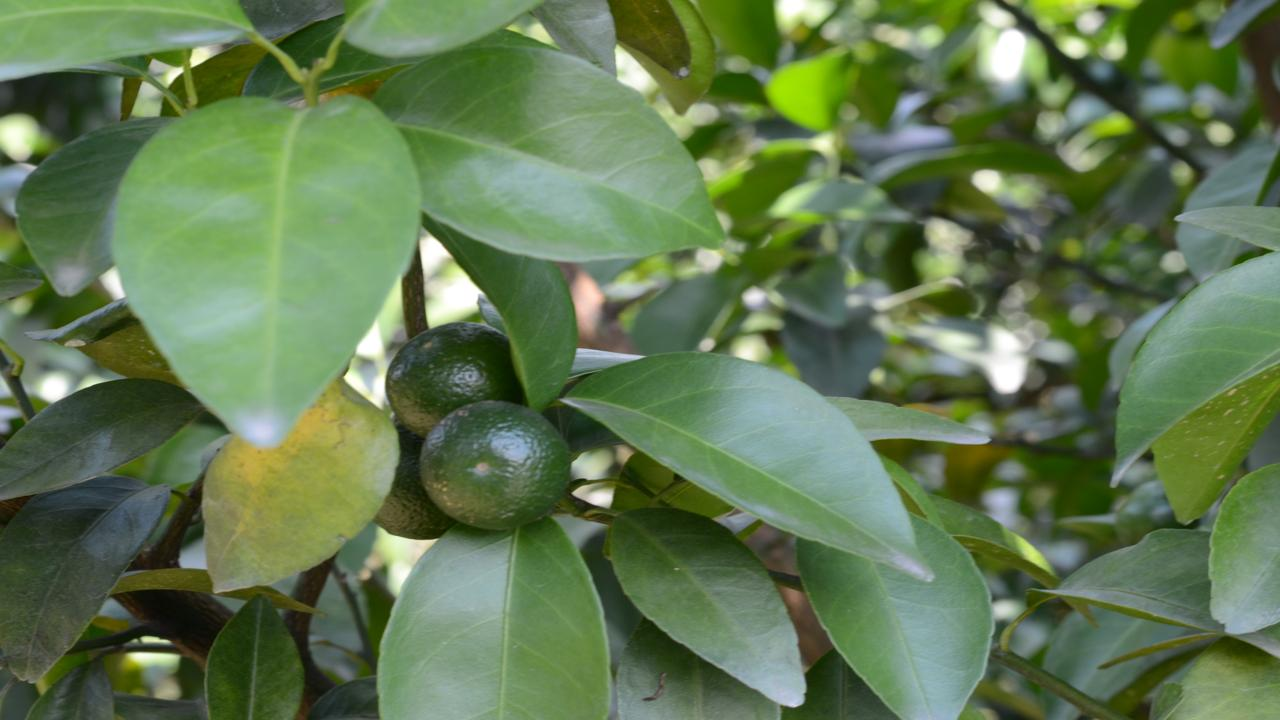
#> input picture maskrcnn/images/train/106.jpeg, 1280 x 720 px; its folder holds only this picture in this run
$ python dataaugment.py
#> lines starting #> are read from the running program, lines starting #| are printed output that depends on the picture
import cv2
import glob
import numpy as np
import json
import os
import random

def mix_jsons(load_data_dir,save_data_dir,hv_flip=False):
    with open(load_data_dir, "r", encoding="UTF-8") as f:
        json_str = f.read()
    your_dict = json.loads(json_str) #json格式转python格式
    your_dict["version"] = "4.5.6"
    your_dict["imageData"]= None #python中None即是null
    your_dict["imagePath"]= os.path.basename(save_data_dir)[:-5]+'.jpg' #获取文件名
    if hv_flip ==True:
        imgH = your_dict["imageHeight"]
        imgW = your_dict["imageWidth"]
        shapes = your_dict["shapes"]  #label保存在shapes属性里面
        for label in range(len(shapes)): #label的总数
            for k in range(len(shapes[label]["points"])): #label中标签点的总数
                shapes[label]["points"][k][0] = imgW - shapes[label]["points"][k][0] #x坐标
                shapes[label]["points"][k][1] = imgH - shapes[label]["points"][k][1] #y坐标
    with open(save_data_dir, "w", encoding="UTF-8") as f1:
        json.dump(your_dict,f1, ensure_ascii=False,indent = 2)

#随机调节亮度和对比度
def contrast_brightness_image(img_dir, a, g):
    src1=cv2.imread(img_dir)
    h, w, ch = src1.shape#获取shape的数值，height和width、通道
    src2 = np.zeros([h, w, ch], src1.dtype)#(色素全为零，输出为全黑图片)
    src3 = np.ones([h, w, ch], src1.dtype)*255#(色素全为255，输出为全白图片)
    i = np.random.random_integers(2,3)
    if i == 2:
        dst = cv2.addWeighted(src1, a, src2, 1-a, g)
    else:
        dst = cv2.addWeighted(src1, a, src3, 1-a, g)
    print(os.path.dirname(img_dir)+"/"+os.path.basename(img_dir)[:-5]+".json",'\n')
    jf = os.path.dirname(img_dir)+"/"+os.path.basename(img_dir)[:-5]+".json"
    jout = os.path.dirname(os.path.dirname(jf))+"/data_augment/"+"cb"+os.path.basename(jf)#[2:]
    print(jout)
    mix_jsons(jf,jout,hv_flip=False)
    print(jout[:-5]+'.jpg')
    cv2.imwrite(jout[:-5]+'.jpg',dst)
    return dst

# [29 lines left out: functions cutout, hv_flip, not called in this run]


def data_augment(img_dir):
#> called with img_dir = 'maskrcnn/images/train/106.jpeg'
    img=cv2.imread(img_dir)
#> img is the input picture: shape (720, 1280, 3); mean B, G, R 81.4, 120.2, 97.1
    print(img)
#> (printed output is left out)
    #cv2.imshow("original",img)
    new1=contrast_brightness_image(img_dir,random.uniform(0.5,0.9),0)
#> in contrast_brightness_image, `dst = cv2.addWeighted(src1, a, src2, 1-a, g)`:
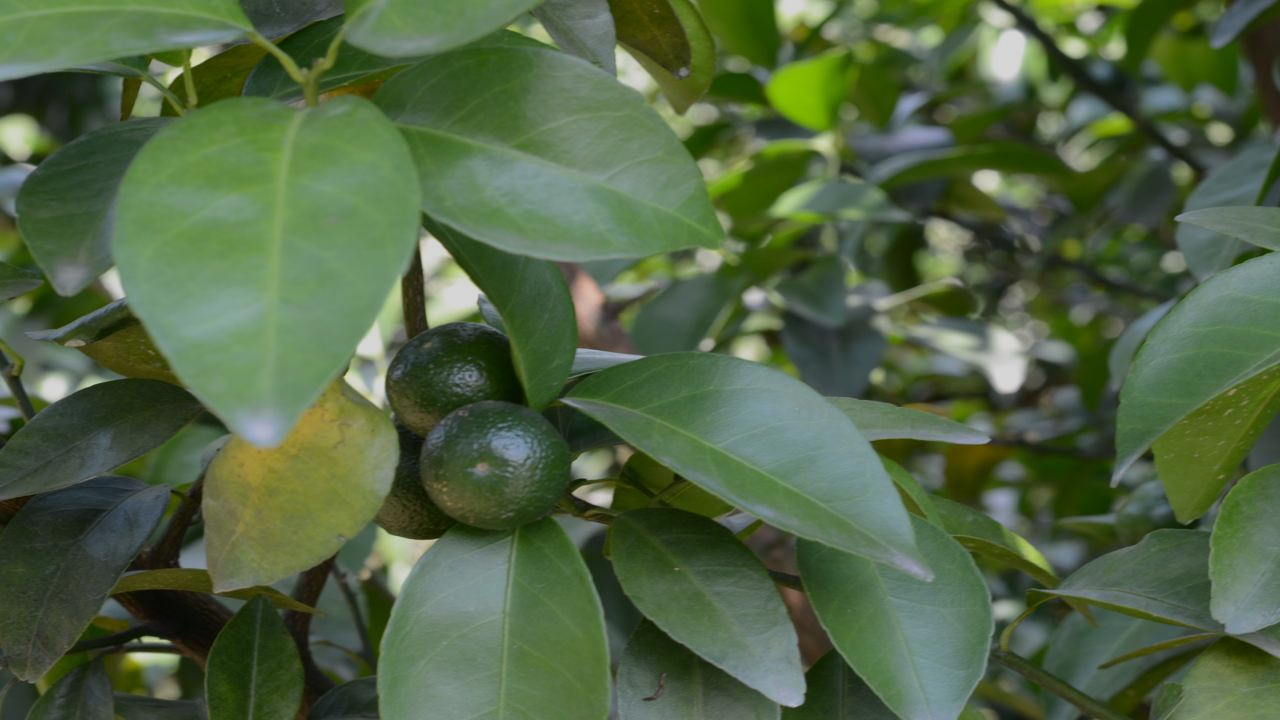
#> dst: shape (720, 1280, 3); mean B, G, R 68.2, 100.7, 81.4
    print(new1)
    #cv2.imshow("con-bri-demo", new1)
    new2=cutout(img_dir,num=10)
    print(new2)
    #cv2.imshow("cutout-demo",new2)
    new3=hv_flip(img_dir)
    print(new3)
    #cv2.imshow("hv-flip-demo",new3)


def main():
    for img_dir in glob.glob(r"D:\BaiduNetdiskDownload\maskrcnn\images\train/"+"*.jpeg"):
        print(img_dir)
        data_augment(img_dir)
        cv2.waitKey(200)
        cv2.destroyAllWindows()
        print('========================================')


if __name__ =="__main__":
#> (the run stopped early here; a loop or call above may not have finished)

$ run again, on maskrcnn/images/train/128.jpeg
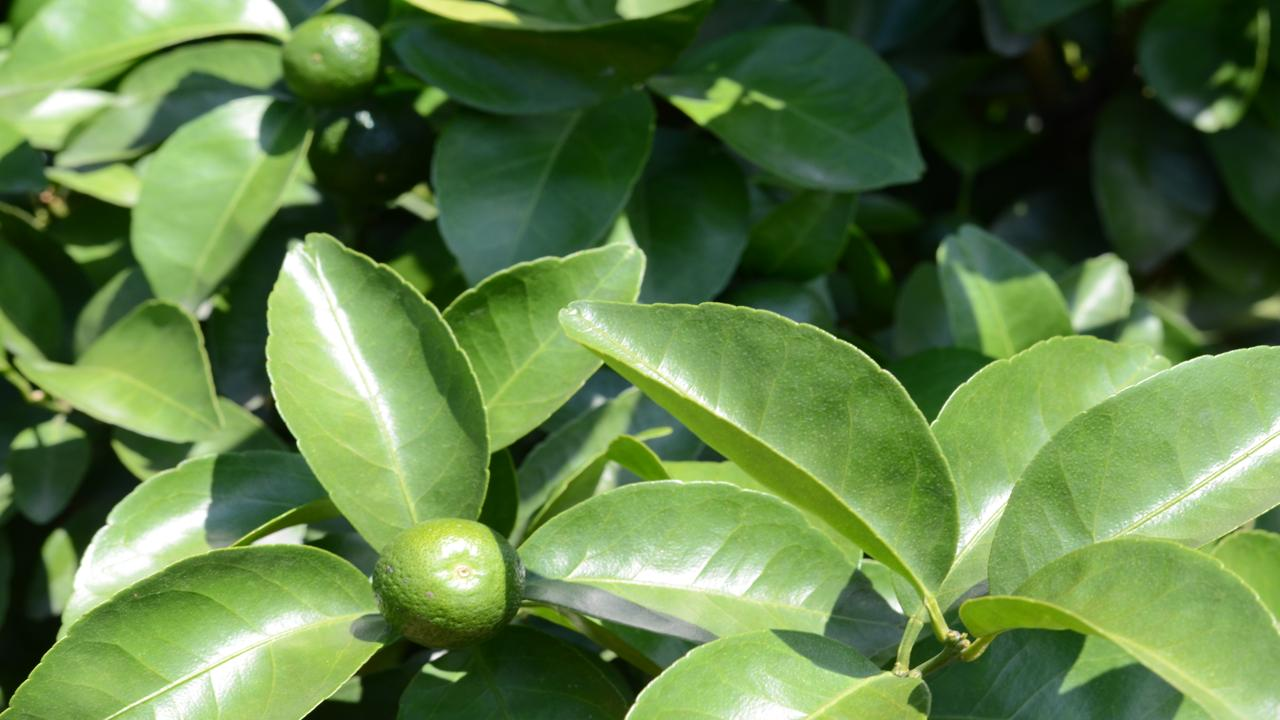
#> input picture maskrcnn/images/train/128.jpeg, 1280 x 720 px
#> in data_augment, img is the input picture: shape (720, 1280, 3); mean B, G, R 69.8, 125.1, 93.9
#> (printed output is left out)
#> in contrast_brightness_image, `dst = cv2.addWeighted(src1, a, src2, 1-a, g)`:
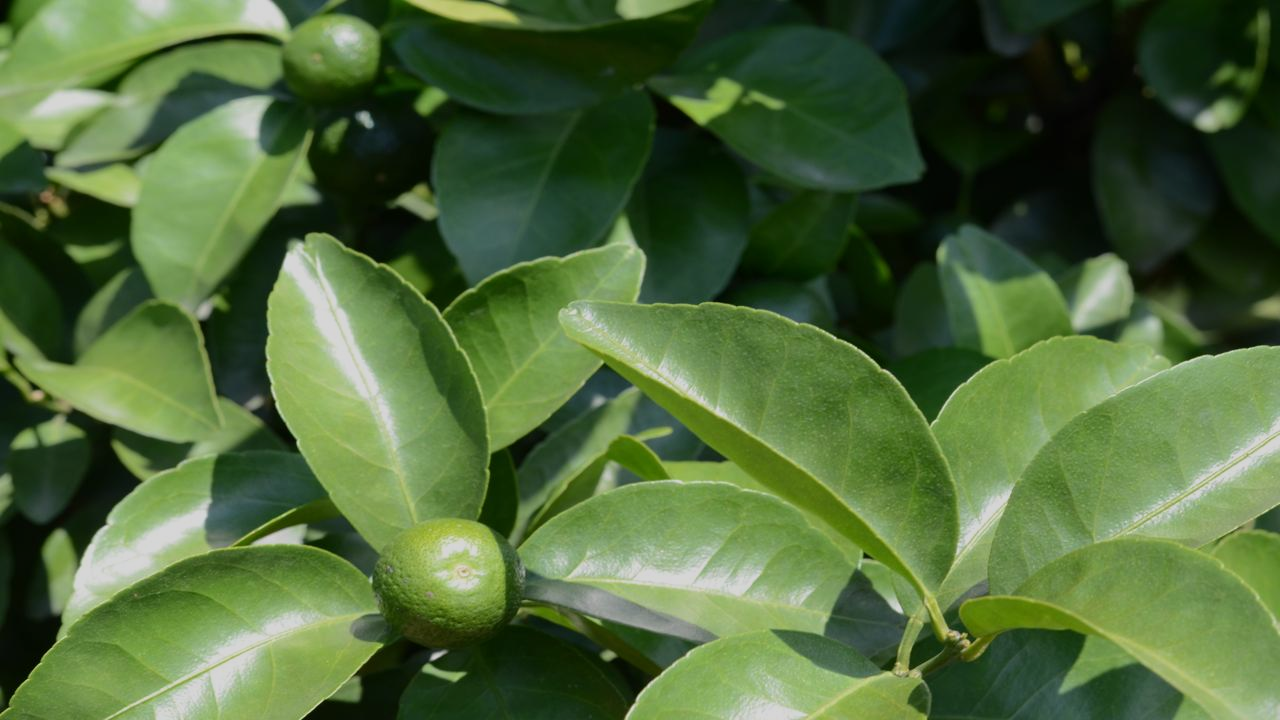
#> dst: shape (720, 1280, 3); mean B, G, R 58.5, 104.8, 78.7

$ run again, on maskrcnn/images/train/132.jpeg
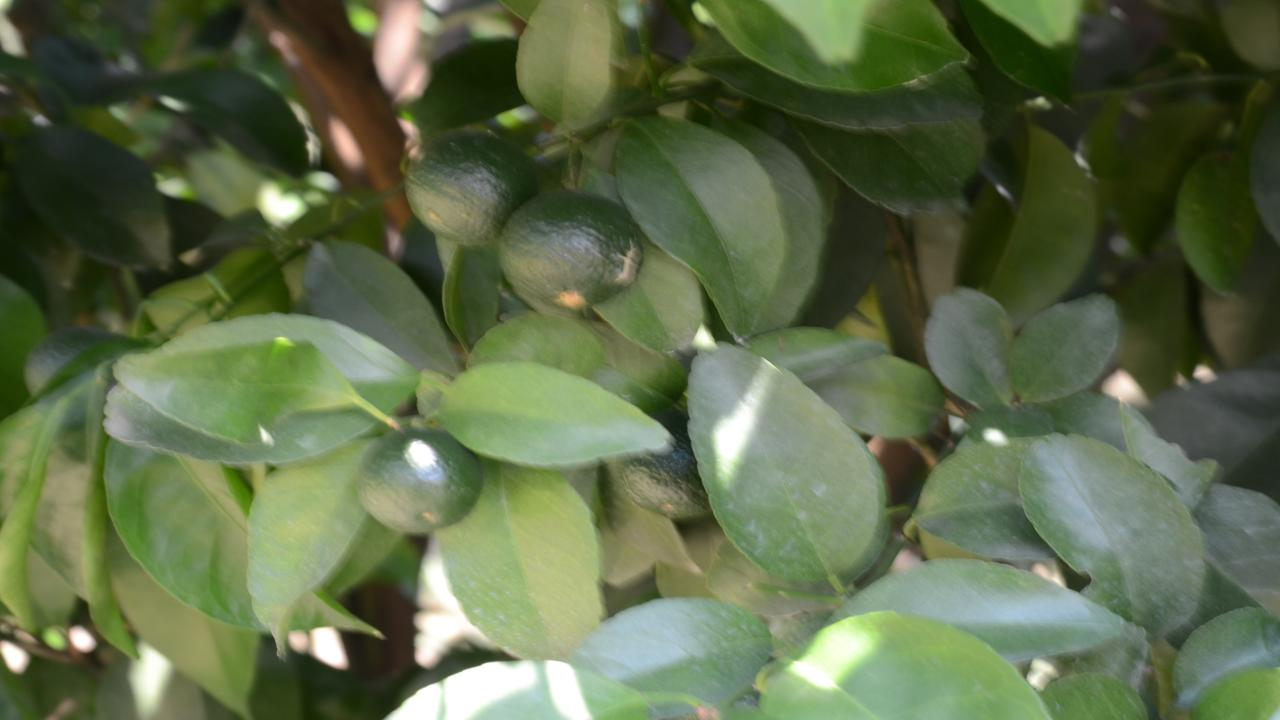
#> input picture maskrcnn/images/train/132.jpeg, 1280 x 720 px
#> in data_augment, img is the input picture: shape (720, 1280, 3); mean B, G, R 73.5, 107.1, 93.3
#> (printed output is left out)
#> in contrast_brightness_image, `dst = cv2.addWeighted(src1, a, src2, 1-a, g)`:
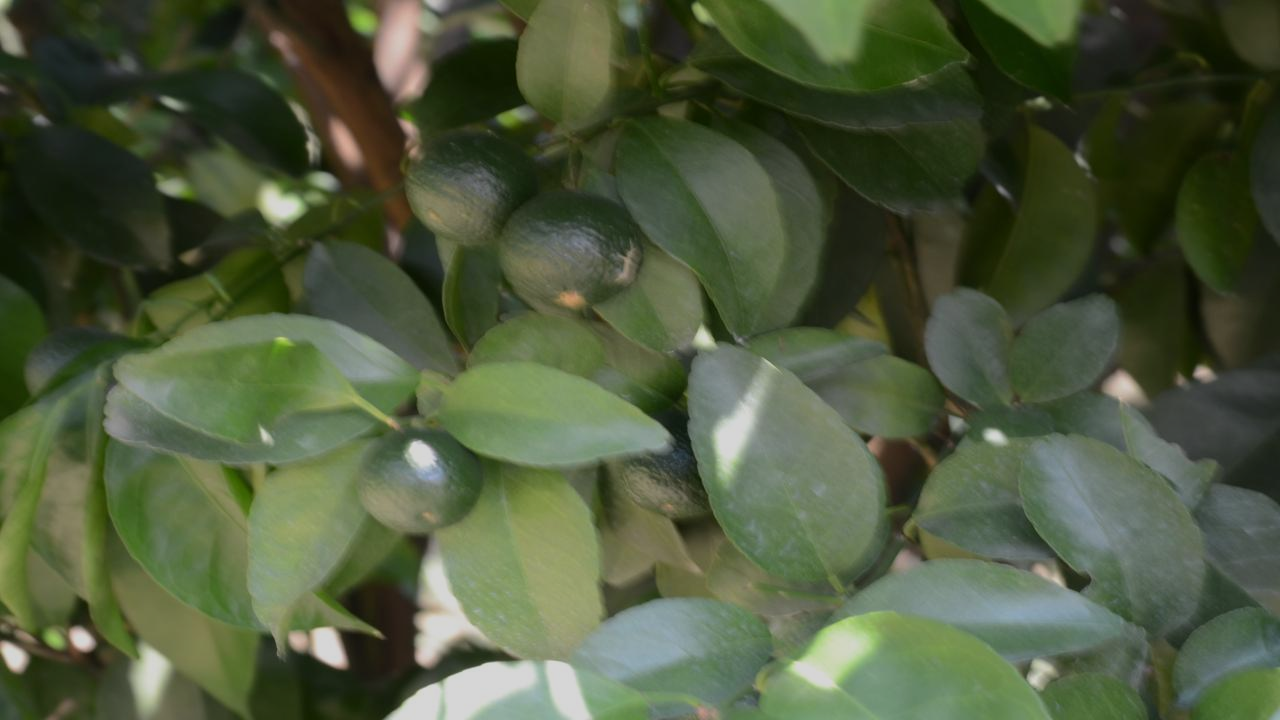
#> dst: shape (720, 1280, 3); mean B, G, R 61.6, 89.8, 78.2

$ run again, on maskrcnn/images/train/140.jpeg
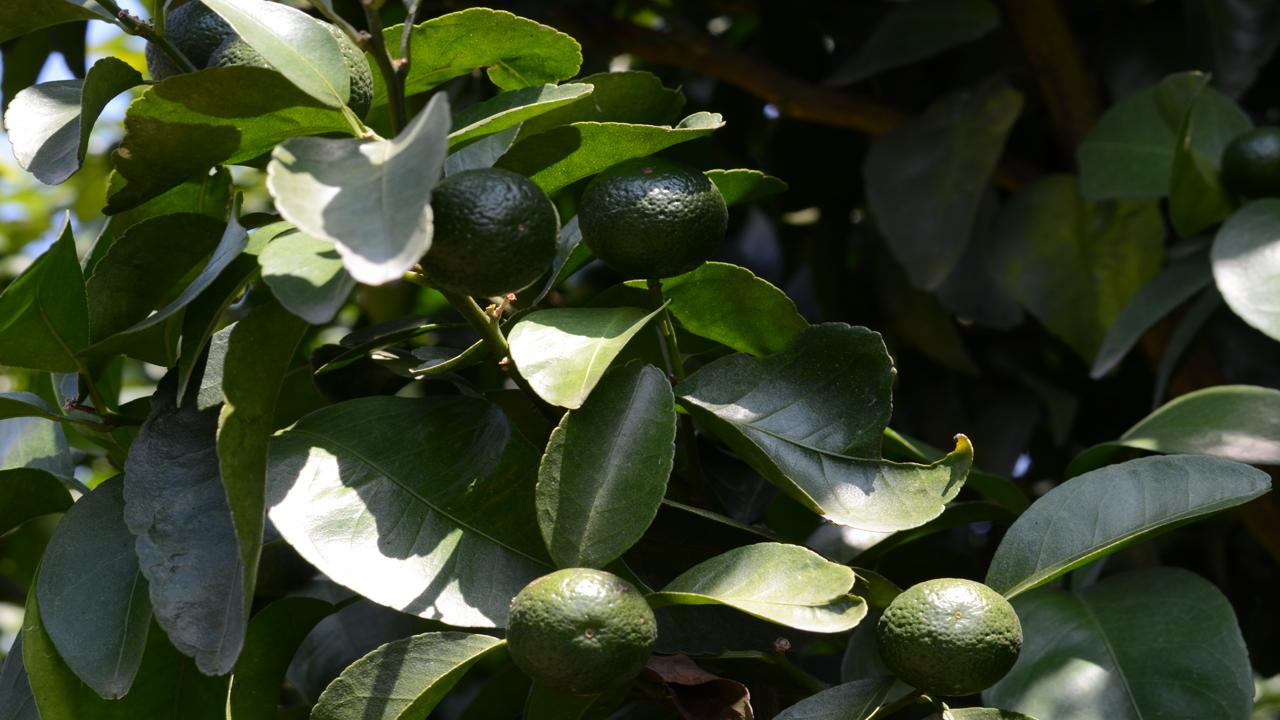
#> input picture maskrcnn/images/train/140.jpeg, 1280 x 720 px
#> in data_augment, img is the input picture: shape (720, 1280, 3); mean B, G, R 41.5, 64.3, 55.2
#> (printed output is left out)
#> in contrast_brightness_image, `dst = cv2.addWeighted(src1, a, src2, 1-a, g)`:
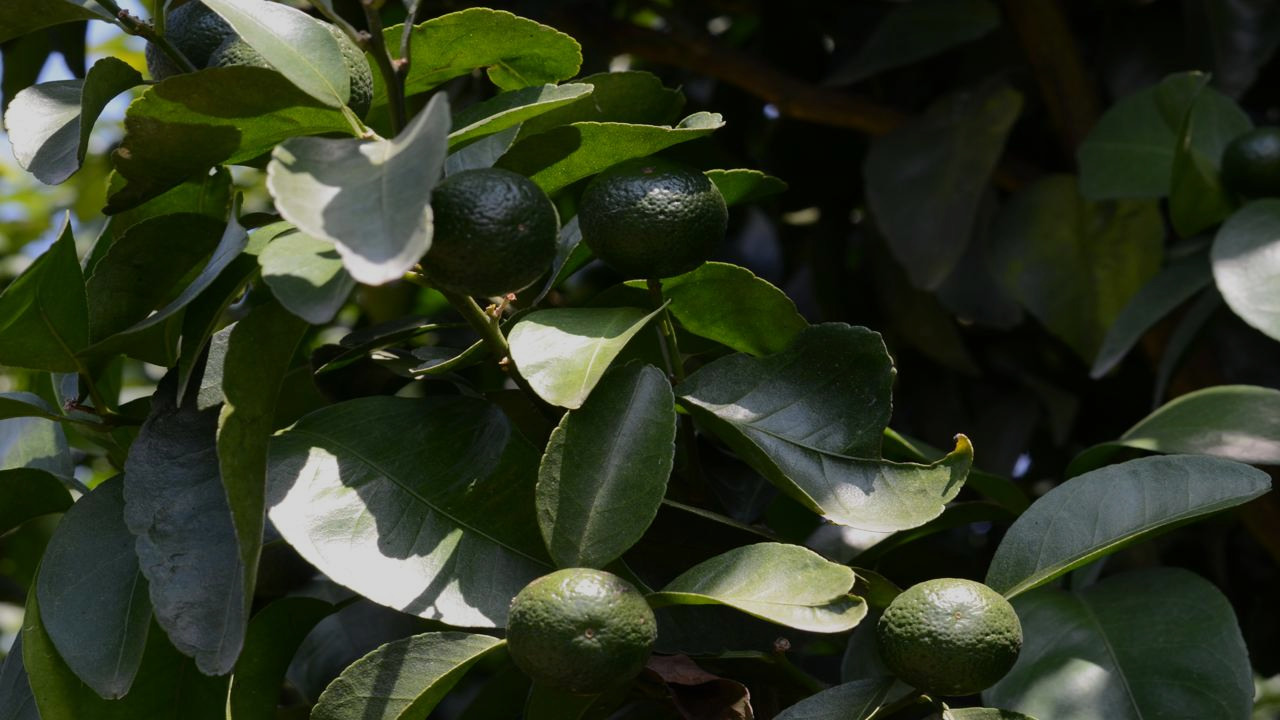
#> dst: shape (720, 1280, 3); mean B, G, R 34.8, 53.9, 46.2

$ run again, on maskrcnn/images/train/118.jpeg
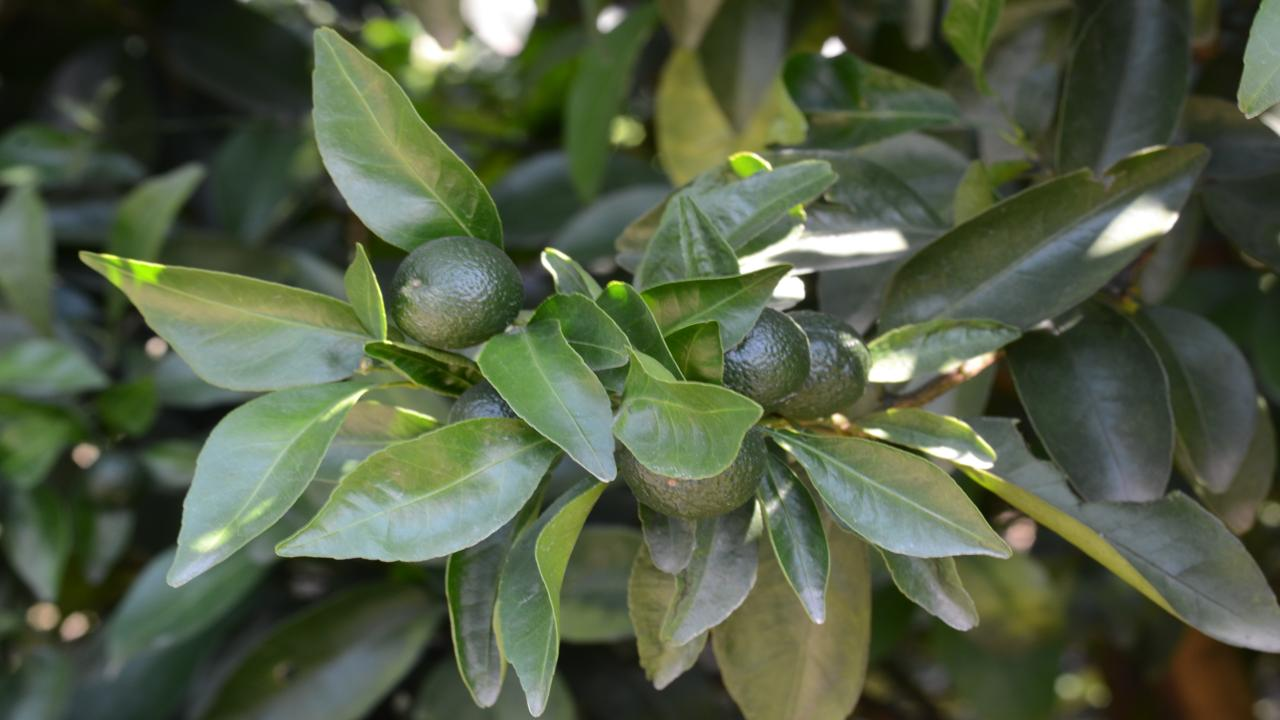
#> input picture maskrcnn/images/train/118.jpeg, 1280 x 720 px
#> in data_augment, img is the input picture: shape (720, 1280, 3); mean B, G, R 68.7, 93.4, 82
#> (printed output is left out)
#> in contrast_brightness_image, `dst = cv2.addWeighted(src1, a, src2, 1-a, g)`:
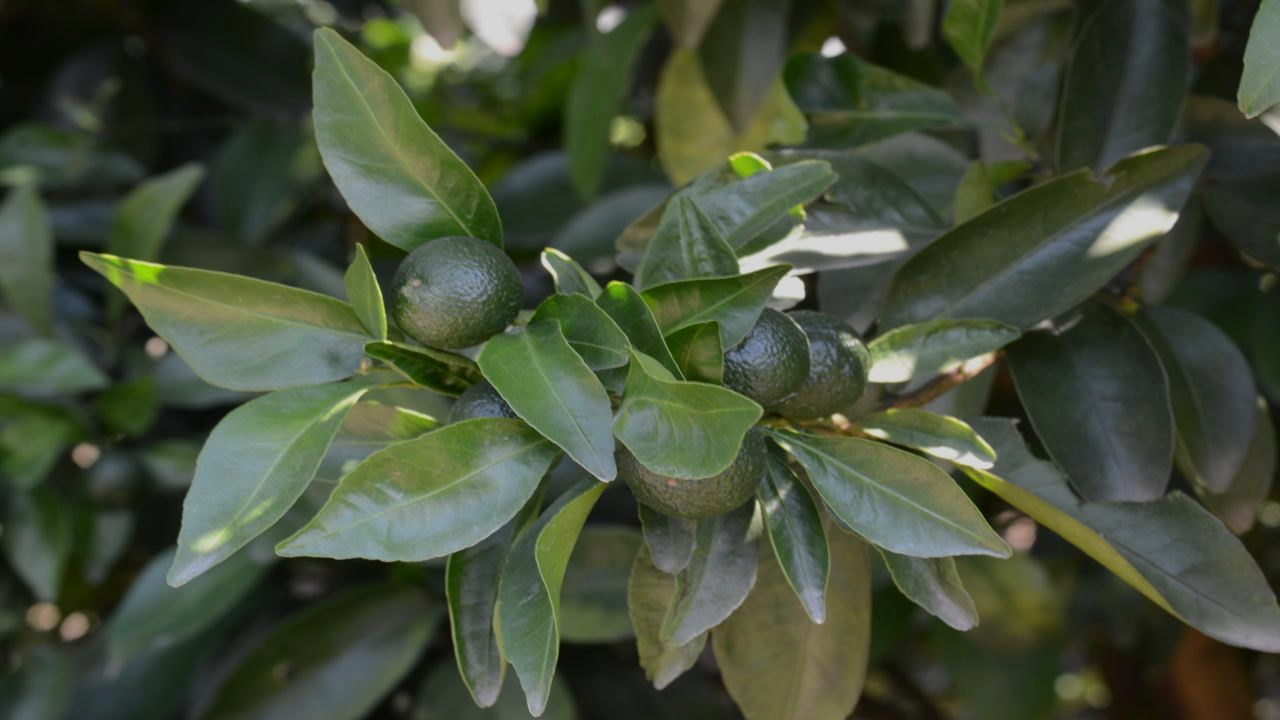
#> dst: shape (720, 1280, 3); mean B, G, R 57.5, 78.3, 68.7
